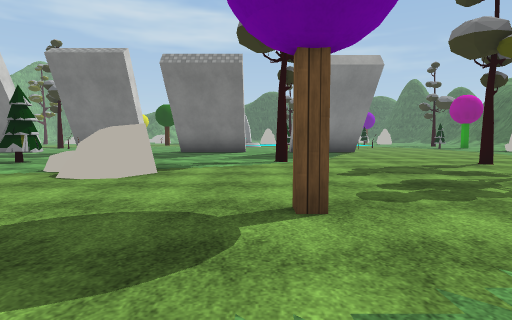
view 1 (above)

24 first-person views from a walk through a Unity game level. The camera is 1.2 m above the floor, tilts 4° down and sees 75° across. The floor is counted in squares, 2 m on a side. Each view is taken from the middle of a square. On the plan, view 1 faces up. The plan holds only what a view shows up to about 10 squares ahead; the rest is blank. The place goes on beyond the plan. The player character is not drawn. Some surface patterns are stand-ins.

view 2
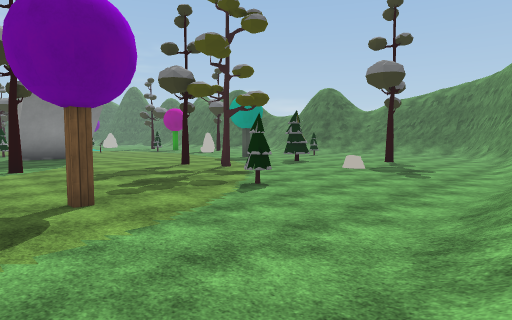

view 3
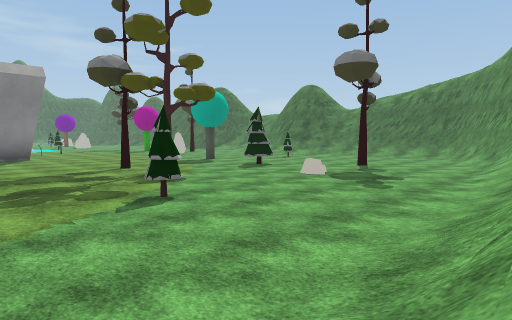

view 4
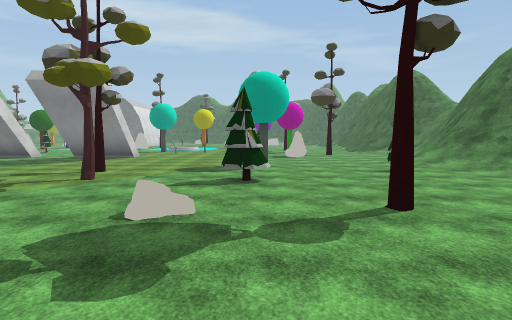

view 5
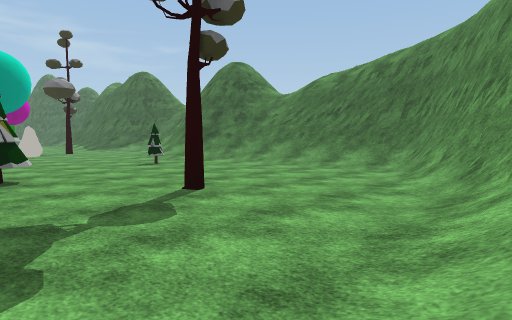

view 6
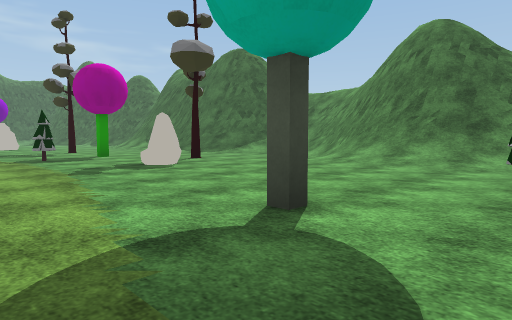

view 7
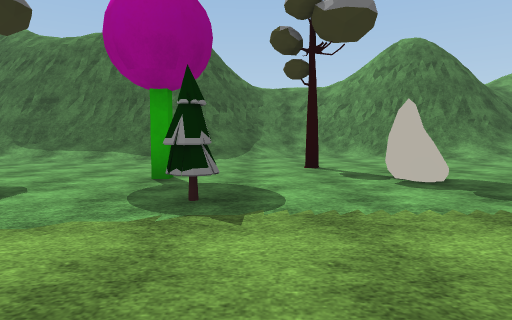

view 8
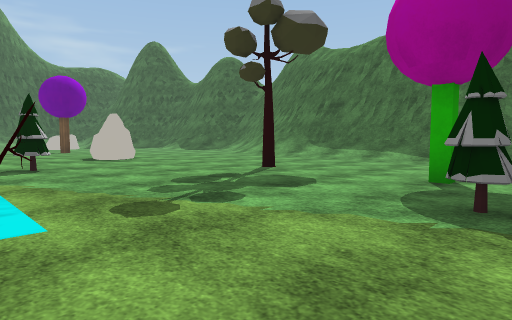

view 9
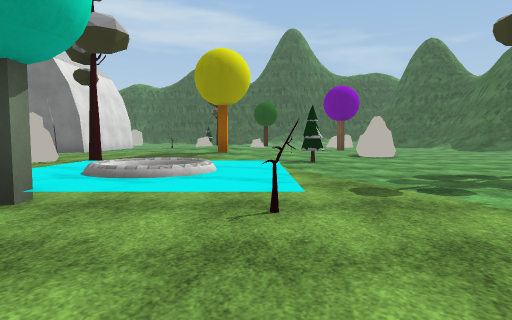

view 10
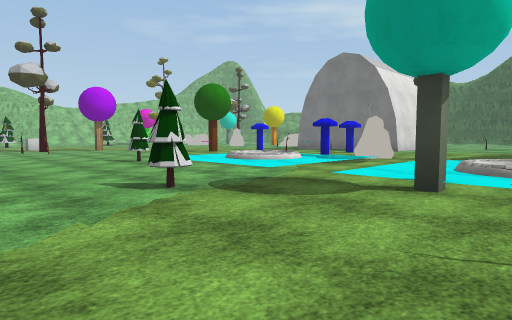

view 11
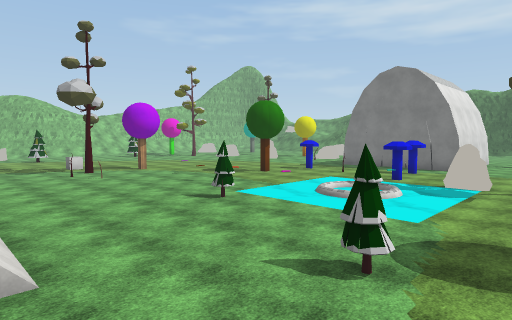

view 12
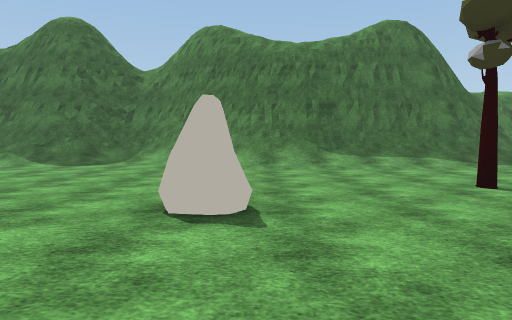

view 13
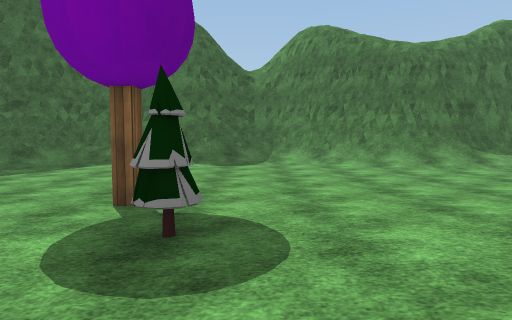

view 14
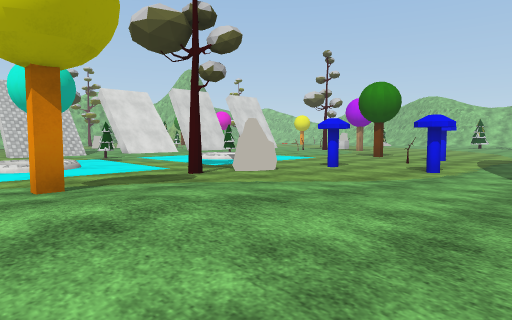

view 15
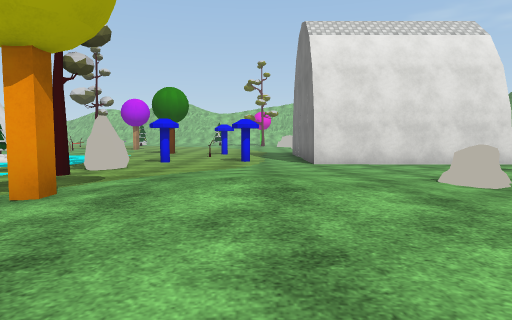

view 16
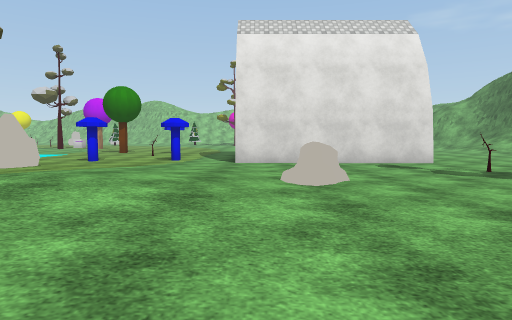

view 17
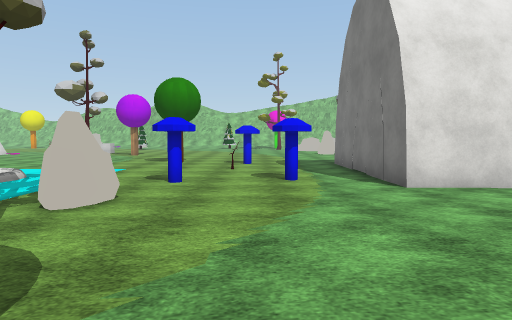

view 18
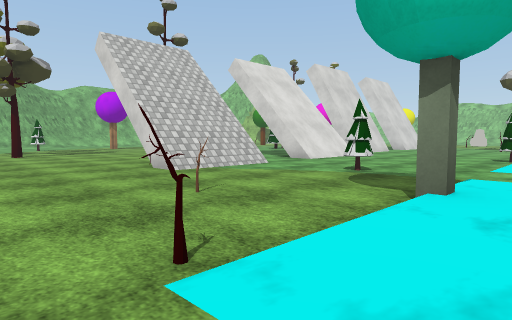

view 19
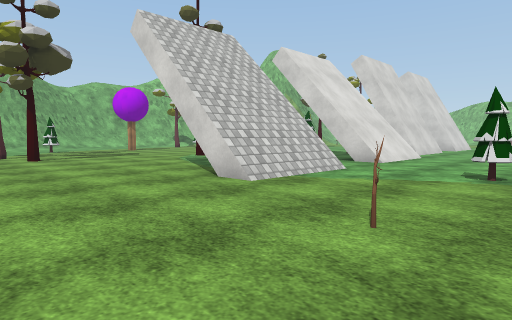

view 20
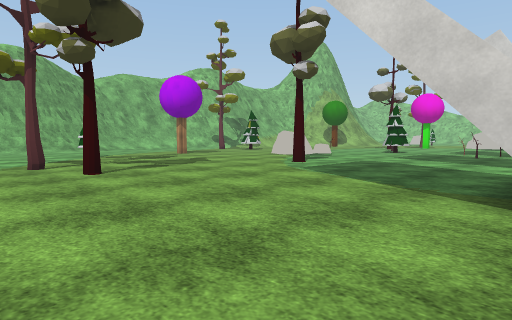

view 21
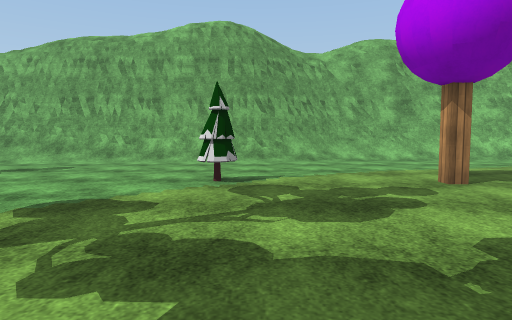

view 22
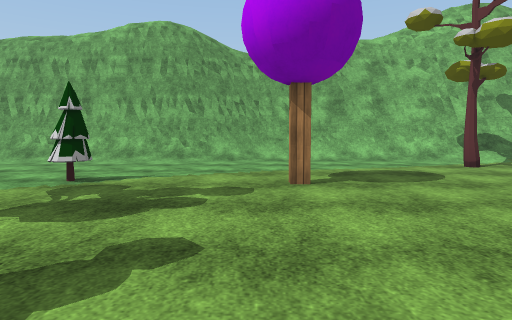

view 23
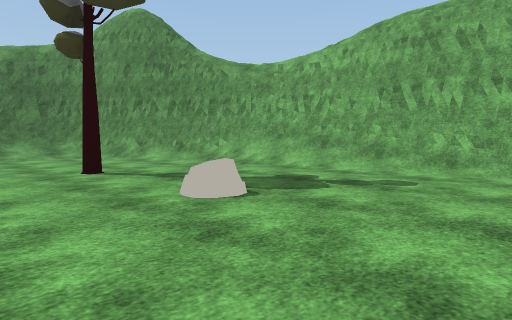

view 24
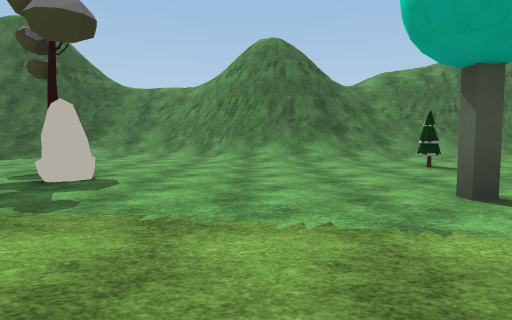

### Floor plan
Key: @ floor where view 1 was taken; # wall or solid block; . main floor; : floor 0.25 m higher than the main floor; + floor 0.5 m higher than the main floor; * floor 0.75 m higher than the main floor; / step, stairs or slope; = window, fence, low wall or low ledge; ~ water the walk can cross; ≈ water the walk keeps out of; T pine tree; R tree; O other object.
Columns run from 8 left of view 1 to 16 right of it. Each row starts with its distance up from view 1.
 32        #....       ..../#
 31        #......   ....../#
 30        #.....:. ......./#
 29        #...:O:::T.#..../#
 28    ##O##..:::::::......//
 27    .......::+/+::......//
 26    ...#..:://*/::....../#
 25     ......::+++::O....//#
 24    .#.....:::#:::OO...//#
 23    ....#.OR:::::....../##
 22    ...~≈~~.~~~~T....../##
 21    ...~~~~.~~~~....R../##
 20     ..~≈≈~.~≈≈~....#../##
 19    =..~≈~~.~≈~~......./##
 18   ...T......#.≈.......//#
 17  ..................#.../#
 16 .........T...#...T.....//
 15 ....................#R../
 14 ...................O..../
 13       ##..///.........../
 12      .....///.........//#
 11    #..................//#
 10  .. ..................//#
  9  ..  ............#....//#
  8   TT  ...R...........T///
  7    .. .......R.........//
  6    ..OO.......R..T.....//
  5     .OO................//
  4      ..................//
  3      ...#.......O..R...//
  2      .......T........../#
  1      ................//##
  0    ..R..@.........///###
 -1    ///....//////////###
 -2   ####/////##########
 -3     #########

Where each view was taken, in squares from view 1:
view 1: 0 up, 0 right, facing up
view 2: 2 down, 1 left, facing up-right
view 3: 2 down, 1 right, facing up-right
view 4: 1 down, 9 right, facing up
view 5: 1 down, 8 right, facing up-right
view 6: 7 up, 7 right, facing up-right
view 7: 16 up, 6 right, facing right
view 8: 16 up, 6 right, facing up-right
view 9: 15 up, 6 right, facing up
view 10: 14 up, 5 right, facing up-left
view 11: 13 up, 3 right, facing up-left
view 12: 24 up, 6 right, facing right
view 13: 28 up, 6 right, facing right
view 14: 28 up, 6 right, facing down-left
view 15: 26 up, 8 right, facing left
view 16: 28 up, 8 right, facing left
view 17: 25 up, 5 right, facing left
view 18: 19 up, 7 right, facing down-left
view 19: 17 up, 7 right, facing down-left
view 20: 13 up, 7 right, facing down-left
view 21: 7 up, 3 right, facing down
view 22: 7 up, 1 right, facing down
view 23: 5 up, 5 right, facing down-right
view 24: 11 up, 6 right, facing right
